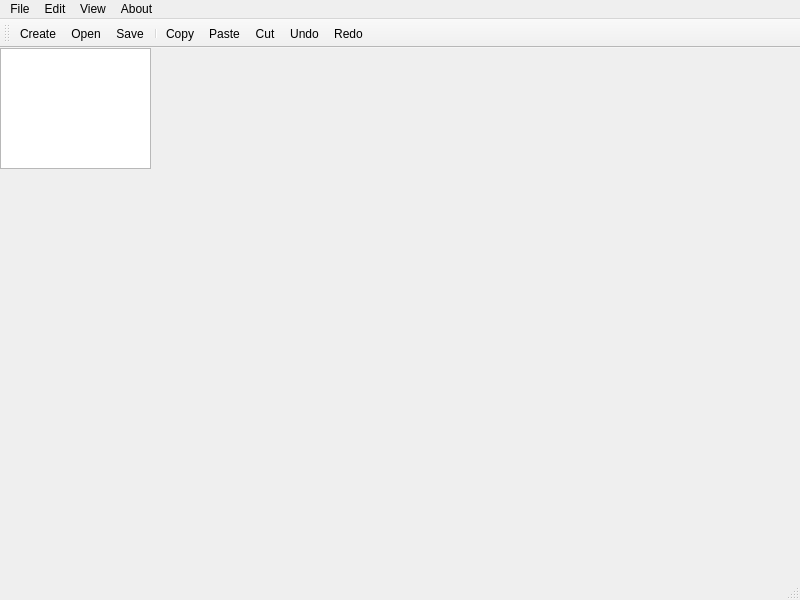
<?xml version="1.0" encoding="UTF-8"?>
<ui version="4.0">
 <class>TextEditor</class>
 <widget class="QMainWindow" name="TextEditor">
  <property name="geometry">
   <rect>
    <x>0</x>
    <y>0</y>
    <width>800</width>
    <height>600</height>
   </rect>
  </property>
  <property name="windowTitle">
   <string>TextEditor</string>
  </property>
  <widget class="QWidget" name="centralwidget">
   <widget class="QTextEdit" name="textEdit">
    <property name="geometry">
     <rect>
      <x>0</x>
      <y>0</y>
      <width>151</width>
      <height>121</height>
     </rect>
    </property>
   </widget>
  </widget>
  <widget class="QMenuBar" name="menubar">
   <property name="geometry">
    <rect>
     <x>0</x>
     <y>0</y>
     <width>800</width>
     <height>17</height>
    </rect>
   </property>
   <widget class="QMenu" name="menuFile">
    <property name="title">
     <string>File</string>
    </property>
    <addaction name="actionNew"/>
    <addaction name="actionOpen"/>
    <addaction name="actionSave"/>
    <addaction name="actionSave_as"/>
    <addaction name="separator"/>
    <addaction name="actionClose"/>
    <addaction name="actionExit"/>
   </widget>
   <widget class="QMenu" name="menuView">
    <property name="title">
     <string>View</string>
    </property>
    <addaction name="actionSelect_Font"/>
   </widget>
   <widget class="QMenu" name="menuAbout">
    <property name="title">
     <string>About</string>
    </property>
    <addaction name="actionAbout"/>
    <addaction name="actionAboutQt"/>
   </widget>
   <widget class="QMenu" name="menuEdit">
    <property name="title">
     <string>Edit</string>
    </property>
    <addaction name="actionCopy"/>
    <addaction name="actionPaste"/>
    <addaction name="actionCut"/>
    <addaction name="separator"/>
    <addaction name="actionUndo"/>
    <addaction name="actionRedo"/>
   </widget>
   <addaction name="menuFile"/>
   <addaction name="menuEdit"/>
   <addaction name="menuView"/>
   <addaction name="menuAbout"/>
  </widget>
  <widget class="QStatusBar" name="statusbar"/>
  <widget class="QToolBar" name="toolBar">
   <property name="windowTitle">
    <string>toolBar</string>
   </property>
   <attribute name="toolBarArea">
    <enum>TopToolBarArea</enum>
   </attribute>
   <attribute name="toolBarBreak">
    <bool>false</bool>
   </attribute>
   <addaction name="actionNew"/>
   <addaction name="actionOpen"/>
   <addaction name="actionSave"/>
   <addaction name="separator"/>
   <addaction name="actionCopy"/>
   <addaction name="actionPaste"/>
   <addaction name="actionCut"/>
   <addaction name="actionUndo"/>
   <addaction name="actionRedo"/>
  </widget>
  <action name="actionNew">
   <property name="icon">
    <iconset resource="resources.qrc">
     <normaloff>:/icons/icons/new.png</normaloff>:/icons/icons/new.png</iconset>
   </property>
   <property name="text">
    <string>Create</string>
   </property>
   <property name="toolTip">
    <string>Create new document</string>
   </property>
   <property name="shortcut">
    <string>Ctrl+N</string>
   </property>
   <property name="menuRole">
    <enum>QAction::MenuRole::NoRole</enum>
   </property>
  </action>
  <action name="actionClose">
   <property name="text">
    <string>Close</string>
   </property>
   <property name="toolTip">
    <string>Close current window</string>
   </property>
   <property name="shortcut">
    <string>Ctrl+W</string>
   </property>
   <property name="menuRole">
    <enum>QAction::MenuRole::NoRole</enum>
   </property>
  </action>
  <action name="actionExit">
   <property name="text">
    <string>Exit</string>
   </property>
   <property name="toolTip">
    <string>Close application</string>
   </property>
   <property name="menuRole">
    <enum>QAction::MenuRole::NoRole</enum>
   </property>
  </action>
  <action name="actionSelect_Font">
   <property name="text">
    <string>Select Font</string>
   </property>
   <property name="toolTip">
    <string>Select the display font</string>
   </property>
   <property name="menuRole">
    <enum>QAction::MenuRole::NoRole</enum>
   </property>
  </action>
  <action name="actionAbout">
   <property name="text">
    <string>About</string>
   </property>
   <property name="menuRole">
    <enum>QAction::MenuRole::NoRole</enum>
   </property>
  </action>
  <action name="actionAboutQt">
   <property name="text">
    <string>AboutQt</string>
   </property>
   <property name="menuRole">
    <enum>QAction::MenuRole::NoRole</enum>
   </property>
  </action>
  <action name="actionCut">
   <property name="icon">
    <iconset resource="resources.qrc">
     <normaloff>:/icons/icons/cut.png</normaloff>:/icons/icons/cut.png</iconset>
   </property>
   <property name="text">
    <string>Cut</string>
   </property>
   <property name="toolTip">
    <string>Cut</string>
   </property>
   <property name="shortcut">
    <string>Ctrl+X</string>
   </property>
   <property name="menuRole">
    <enum>QAction::MenuRole::NoRole</enum>
   </property>
  </action>
  <action name="actionCopy">
   <property name="icon">
    <iconset resource="resources.qrc">
     <normaloff>:/icons/icons/copy.png</normaloff>:/icons/icons/copy.png</iconset>
   </property>
   <property name="text">
    <string>Copy</string>
   </property>
   <property name="toolTip">
    <string>Copy</string>
   </property>
   <property name="shortcut">
    <string>Ctrl+C</string>
   </property>
   <property name="menuRole">
    <enum>QAction::MenuRole::NoRole</enum>
   </property>
  </action>
  <action name="actionPaste">
   <property name="icon">
    <iconset resource="resources.qrc">
     <normaloff>:/icons/icons/paste.png</normaloff>:/icons/icons/paste.png</iconset>
   </property>
   <property name="text">
    <string>Paste</string>
   </property>
   <property name="toolTip">
    <string>Paste</string>
   </property>
   <property name="shortcut">
    <string>Ctrl+V</string>
   </property>
   <property name="menuRole">
    <enum>QAction::MenuRole::NoRole</enum>
   </property>
  </action>
  <action name="actionUndo">
   <property name="icon">
    <iconset theme="QIcon::ThemeIcon::EditUndo"/>
   </property>
   <property name="text">
    <string>Undo</string>
   </property>
   <property name="toolTip">
    <string>Undo the last action</string>
   </property>
   <property name="shortcut">
    <string>Ctrl+Z</string>
   </property>
   <property name="menuRole">
    <enum>QAction::MenuRole::NoRole</enum>
   </property>
  </action>
  <action name="actionRedo">
   <property name="icon">
    <iconset theme="QIcon::ThemeIcon::EditRedo"/>
   </property>
   <property name="text">
    <string>Redo</string>
   </property>
   <property name="toolTip">
    <string>Redo the last action</string>
   </property>
   <property name="shortcut">
    <string>Ctrl+Y</string>
   </property>
   <property name="menuRole">
    <enum>QAction::MenuRole::NoRole</enum>
   </property>
  </action>
  <action name="actionOpen">
   <property name="icon">
    <iconset resource="resources.qrc">
     <normaloff>:/icons/icons/open.png</normaloff>:/icons/icons/open.png</iconset>
   </property>
   <property name="text">
    <string>Open</string>
   </property>
   <property name="toolTip">
    <string>Open a document</string>
   </property>
   <property name="shortcut">
    <string>Ctrl+O</string>
   </property>
   <property name="menuRole">
    <enum>QAction::MenuRole::NoRole</enum>
   </property>
  </action>
  <action name="actionSave">
   <property name="icon">
    <iconset resource="resources.qrc">
     <normaloff>:/icons/icons/save.png</normaloff>:/icons/icons/save.png</iconset>
   </property>
   <property name="text">
    <string>Save</string>
   </property>
   <property name="toolTip">
    <string>Save document</string>
   </property>
   <property name="shortcut">
    <string>Ctrl+S</string>
   </property>
   <property name="menuRole">
    <enum>QAction::MenuRole::NoRole</enum>
   </property>
  </action>
  <action name="actionSave_as">
   <property name="text">
    <string>Save as...</string>
   </property>
   <property name="toolTip">
    <string>Save document as</string>
   </property>
   <property name="shortcut">
    <string>Ctrl+Shift+S</string>
   </property>
   <property name="menuRole">
    <enum>QAction::MenuRole::NoRole</enum>
   </property>
  </action>
 </widget>
 <resources>
  <include location="resources.qrc"/>
 </resources>
 <connections>
  <connection>
   <sender>textEdit</sender>
   <signal>copyAvailable(bool)</signal>
   <receiver>actionCopy</receiver>
   <slot>setEnabled(bool)</slot>
   <hints>
    <hint type="sourcelabel">
     <x>75</x>
     <y>104</y>
    </hint>
    <hint type="destinationlabel">
     <x>399</x>
     <y>299</y>
    </hint>
   </hints>
  </connection>
  <connection>
   <sender>textEdit</sender>
   <signal>copyAvailable(bool)</signal>
   <receiver>actionCut</receiver>
   <slot>setEnabled(bool)</slot>
   <hints>
    <hint type="sourcelabel">
     <x>75</x>
     <y>104</y>
    </hint>
    <hint type="destinationlabel">
     <x>-1</x>
     <y>-1</y>
    </hint>
   </hints>
  </connection>
  <connection>
   <sender>textEdit</sender>
   <signal>undoAvailable(bool)</signal>
   <receiver>actionUndo</receiver>
   <slot>setEnabled(bool)</slot>
   <hints>
    <hint type="sourcelabel">
     <x>75</x>
     <y>104</y>
    </hint>
    <hint type="destinationlabel">
     <x>-1</x>
     <y>-1</y>
    </hint>
   </hints>
  </connection>
  <connection>
   <sender>textEdit</sender>
   <signal>redoAvailable(bool)</signal>
   <receiver>actionRedo</receiver>
   <slot>setEnabled(bool)</slot>
   <hints>
    <hint type="sourcelabel">
     <x>75</x>
     <y>104</y>
    </hint>
    <hint type="destinationlabel">
     <x>-1</x>
     <y>-1</y>
    </hint>
   </hints>
  </connection>
  <connection>
   <sender>actionCut</sender>
   <signal>triggered()</signal>
   <receiver>textEdit</receiver>
   <slot>cut()</slot>
   <hints>
    <hint type="sourcelabel">
     <x>-1</x>
     <y>-1</y>
    </hint>
    <hint type="destinationlabel">
     <x>75</x>
     <y>104</y>
    </hint>
   </hints>
  </connection>
  <connection>
   <sender>actionCopy</sender>
   <signal>triggered()</signal>
   <receiver>textEdit</receiver>
   <slot>copy()</slot>
   <hints>
    <hint type="sourcelabel">
     <x>-1</x>
     <y>-1</y>
    </hint>
    <hint type="destinationlabel">
     <x>75</x>
     <y>104</y>
    </hint>
   </hints>
  </connection>
  <connection>
   <sender>actionPaste</sender>
   <signal>triggered()</signal>
   <receiver>textEdit</receiver>
   <slot>paste()</slot>
   <hints>
    <hint type="sourcelabel">
     <x>-1</x>
     <y>-1</y>
    </hint>
    <hint type="destinationlabel">
     <x>75</x>
     <y>104</y>
    </hint>
   </hints>
  </connection>
  <connection>
   <sender>actionRedo</sender>
   <signal>triggered()</signal>
   <receiver>textEdit</receiver>
   <slot>redo()</slot>
   <hints>
    <hint type="sourcelabel">
     <x>-1</x>
     <y>-1</y>
    </hint>
    <hint type="destinationlabel">
     <x>75</x>
     <y>104</y>
    </hint>
   </hints>
  </connection>
  <connection>
   <sender>actionUndo</sender>
   <signal>triggered()</signal>
   <receiver>textEdit</receiver>
   <slot>undo()</slot>
   <hints>
    <hint type="sourcelabel">
     <x>-1</x>
     <y>-1</y>
    </hint>
    <hint type="destinationlabel">
     <x>75</x>
     <y>104</y>
    </hint>
   </hints>
  </connection>
 </connections>
</ui>
